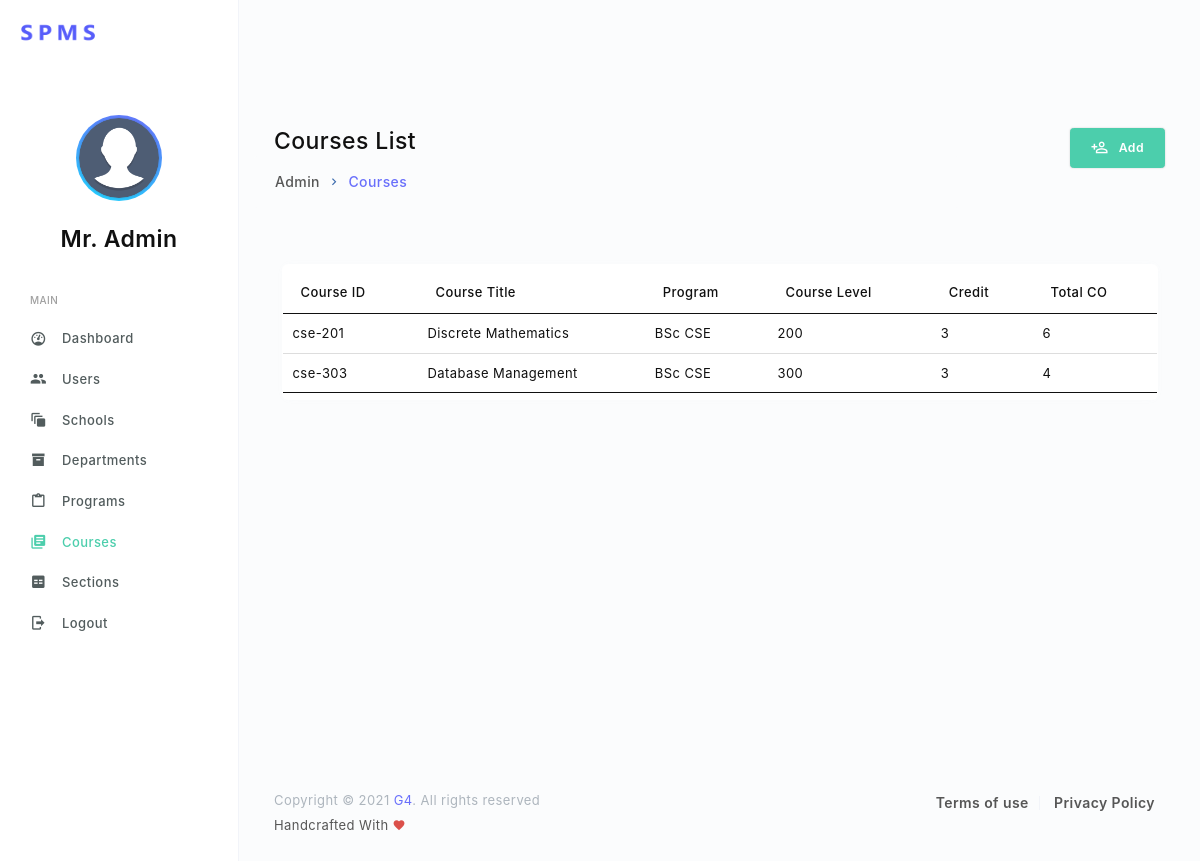
The page /admin/courses-list.php (signed in) on the database its author committed.
### tables this page shows
CREATE TABLE `course` (
  `id` varchar(10) NOT NULL,
  `name` varchar(255) NOT NULL,
  `credits` float NOT NULL,
  `level` int(11) NOT NULL,
  `total_co` int(11) NOT NULL,
  `program_id` int(11) NOT NULL
);

CREATE TABLE `program` (
  `id` int(11) NOT NULL,
  `name` varchar(255) NOT NULL,
  `department_id` varchar(10) NOT NULL,
  `total_credits` int(11) DEFAULT NULL
);

### php/course.php (called while the page is built, shortened)
<?php
    include 'mysql.php';
     if ($_SERVER['REQUEST_METHOD'] == 'POST' && $_POST['id']) {
        $program = $_POST['program'];
        $id = strtolower($_POST['id']);
        $name = $_POST['name'];
        $level = $_POST['level'];
        $credits = $_POST['credits'];
        $total_co = $_POST['total_co'];
        $query = "INSERT INTO course (id, name, credits, level, total_co, program_id)
                VALUES('$id', '$name', '$credits', '$level', '$total_co', '$program')";
        $conn->query($query);
        $query = "SELECT COUNT(DISTINCT(plo.id)) as total_co FROM plo WHERE program_id = 1";
        $total_plo = $conn->query($query)->fetch_row()[0];
        for($i=1; $i<=$total_plo; $i++){
            if(isset($_POST['plo-'.$i])){
                $query = "SELECT id from plo WHERE indx = $i AND program_id = $program";
                $plo = $conn->query($query)->fetch_row()[0];
                for($j=0; $j<sizeof($_POST['plo-'.$i]); $j++){
                    $co = $_POST['plo-'.$i][$j];
                    $query = "INSERT INTO co (indx, plo_id, course_id) VALUES($co, $plo, '$id')";
                    $conn->query($query);
                    echo $conn->error . '<br/>';
                }
            }
        }
        header("Location: courses-list.php");
     }else{
        $query = "SELECT course.id, course.name, program.name as 'program', UPPER(department.id) as 'department', course.level, course.credits, COUNT(DISTINCT(co.indx)) as total_co
        FROM course LEFT JOIN (program LEFT JOIN department on program.department_id = department.id) on course.program_id = program.id
        LEFT JOIN co ON course.id = co.course_id
        GROUP BY course.id";
        $courses = $conn->query($query);
     }
?>

### admin/courses-list.php (the view, shortened to what this page needs)
<?php
  include '../php/course.php';
?>
<!DOCTYPE html>
<html lang="en">
  <head>
    <link rel="stylesheet" href="../assets/vendors/iconfonts/mdi/css/materialdesignicons.css">
    <link rel="stylesheet" href="../assets/vendors/css/vendor.addons.css">
    <link rel="stylesheet" href="../assets/vendors/datatables/jquery.dataTables.css">
    <link rel="stylesheet" href="../assets/css/shared/style.css">
    <link rel="stylesheet" href="../assets/css/demo_1/style.css">
  </head>
  <body class="header-fixed">
    <nav class="t-header">
      <div class="t-header-brand-wrapper">
        <a href="index.html">
          <img class="logo" src="../assets/images/logo.png" alt="">
        </a>
      </div>
      <div class="t-header-content-wrapper">
      </div>
    </nav>
    <div class="page-body">
      <div class="sidebar">
        <div class="user-profile">
          <div class="display-avatar animated-avatar">
            <img class="profile-img img-lg rounded-circle" src="../assets/images/profile/male/image_1.png" alt="profile image">
          </div>
          <div class="info-wrapper">
            <h4 class="user-name"><?php echo $_SESSION["name"]; ?></h4>
          </div>
        </div>
        <ul class="navigation-menu">
          <li class="nav-category-divider">MAIN</li>
          <li>
            <a href="dashboard.php">
              <span class="link-title">Dashboard</span>
              <i class="mdi mdi-gauge link-icon"></i>
            </a>
          </li>
          <li>
            <a href="users-list.php">
              <span class="link-title">Users</span>
              <i class="mdi mdi-account-multiple link-icon"></i>
            </a>
          </li>
          <li>
            <a href="schools-list.php">
              <span class="link-title">Schools</span>
              <i class="mdi mdi-animation link-icon"></i>
            </a>
          </li>
          <li>
            <a href="departments-list.php">
              <span class="link-title">Departments</span>
              <i class="mdi mdi-archive link-icon"></i>
            </a>
          </li>
          <li>
            <a href="programs-list.php">
              <span class="link-title">Programs</span>
              <i class="mdi mdi-clipboard-outline link-icon"></i>
            </a>
          </li>
          <li class="active">
            <a href="courses-list.php">
              <span class="link-title">Courses</span>
              <i class="mdi mdi-library-books link-icon"></i>
            </a>
          </li>
          <li>
            <a href="sections-list.php">
              <span class="link-title">Sections</span>
              <i class="mdi mdi-code-equal link-icon"></i>
            </a>
          </li>
          <li>
            <a href="../php/login.php?logout=1">
              <span class="link-title">Logout</span>
              <i class="mdi mdi-logout link-icon"></i>
            </a>
          </li>
        </ul>
      </div>
      <div class="page-content-wrapper">
        <div class="page-content-wrapper-inner">
          <div class="content-viewport">
            <div class="row">
              <div class="col-9 py-5">
                <h4>Courses List</h4>
                <div class="viewport-header">
                  <nav aria-label="breadcrumb">
                    <ol class="breadcrumb has-arrow">
                      <li class="breadcrumb-item">
                        <a href="dashboard.php">Admin</a>
                      </li>
                      <li class="breadcrumb-item active" aria-current="page">Courses</li>
                    </ol>
                  </nav>
                </div>
              </div>
              <div class="col-3 py-5 text-right">
                <a class="btn btn-success has-icon" href="course-create.php">
                  <i class="mdi mdi-account-plus-outline"></i>Add
                </a>
              </div>
            </div>
            <div class="col-lg-12">
              <div class="grid">
                <div class="item-wrapper">
                  <div class="table-responsive">
                    <table class="table display" id="user-table">
                      <thead>
                        <tr>
                          <th>Course ID</th>
                          <th>Course Title</th>
                          <th>Program</th>
                          <th>Course Level</th>
                          <th>Credit</th>
                          <th>Total CO</th>
                        </tr>
                      </thead>
                      <tbody>
                        <?php
                          foreach($courses as $course){
                            echo"
                            <tr>
                              <td>".$course['id']."</td>
                              <td>".$course['name']."</td>
                              <td>".$course['program']." ".$course['department']."</td>
                              <td>".$course['level']."</td>
                              <td>".$course['credits']."</td>
                              <td>".$course['total_co']."</td>
                            </tr>
                            ";
                          }
                        ?>
                      </tbody>
                    </table>
                  </div>
                </div>
              </div>
            </div>
          </div>
        </div>
        <footer class="footer">
          <div class="row">
            <div class="col-sm-6 text-center text-sm-right order-sm-1">
              <ul class="text-gray">
                <li><a href="#">Terms of use</a></li>
                <li><a href="#">Privacy Policy</a></li>
              </ul>
            </div>
            <div class="col-sm-6 text-center text-sm-left mt-3 mt-sm-0">
              <small class="text-muted d-block">Copyright © 2021 <a href="#" >G4</a>. All rights reserved</small>
              <small class="text-gray mt-2">Handcrafted With <i class="mdi mdi-heart text-danger"></i></small>
            </div>
          </div>
        </footer>
      </div>
    </div>
  </body>
</html>

### rows shown on the page
course: id "cse-201", name "Discrete Mathematics", program.name "BSc", department "CSE", level "200", credits "3", total_co "6"
course: id "cse-303", name "Database Management", program.name "BSc", department "CSE", level "300", credits "3", total_co "4"

### other values the page prints
$_SESSION["name"] "Mr. Admin"
